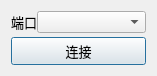
<?xml version="1.0" encoding="UTF-8"?>
<ui version="4.0">
 <class>Dialog</class>
 <widget class="QDialog" name="Dialog">
  <property name="geometry">
   <rect>
    <x>0</x>
    <y>0</y>
    <width>157</width>
    <height>70</height>
   </rect>
  </property>
  <property name="windowTitle">
   <string>Dialog</string>
  </property>
  <layout class="QHBoxLayout" name="horizontalLayout_2">
   <item>
    <layout class="QVBoxLayout" name="verticalLayout" stretch="1,1">
     <property name="spacing">
      <number>4</number>
     </property>
     <item>
      <layout class="QHBoxLayout" name="horizontalLayout" stretch="1,5">
       <property name="spacing">
        <number>0</number>
       </property>
       <item>
        <widget class="QLabel" name="label_port">
         <property name="font">
          <font>
           <family>等线</family>
           <pointsize>10</pointsize>
          </font>
         </property>
         <property name="text">
          <string>端口</string>
         </property>
        </widget>
       </item>
       <item>
        <widget class="QComboBox" name="comboBox_ports"/>
       </item>
      </layout>
     </item>
     <item>
      <widget class="QPushButton" name="pushButton_connect">
       <property name="font">
        <font>
         <family>等线</family>
         <pointsize>10</pointsize>
        </font>
       </property>
       <property name="text">
        <string>连接</string>
       </property>
      </widget>
     </item>
    </layout>
   </item>
  </layout>
 </widget>
 <resources/>
 <connections/>
</ui>
